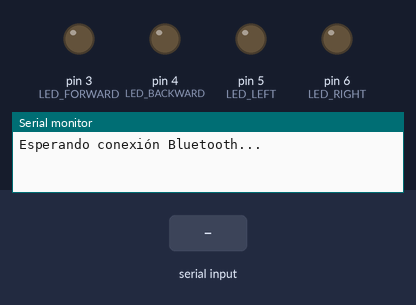
This sketch was run on a simulated Arduino Uno, built with avr-gcc and run on an emulated ATmega328P. On the bench: output pins drawn as LEDs (lit = HIGH), the last lines printed to the serial monitor. The test bench sets the inputs (shaded band).

Above: at 1.2 s.
1.3 s: "1" received over the second serial link
At 1.9 s:
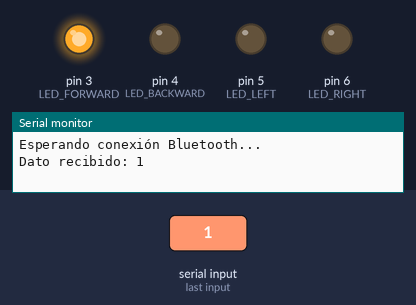
2.8 s: "2" received over the second serial link
At 3.1 s:
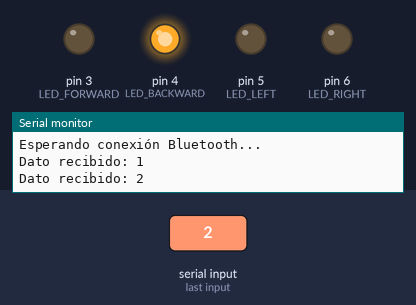
4.3 s: "3" received over the second serial link
At 5.4 s:
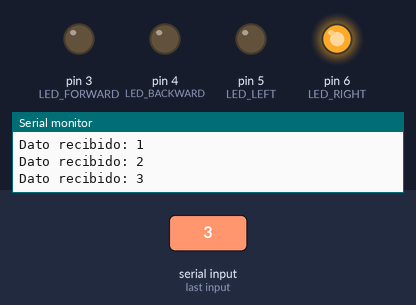
5.8 s: "4" received over the second serial link
At 6.6 s:
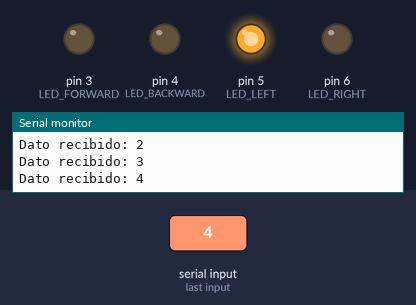
7.3 s: "0" received over the second serial link
At 7.7 s:
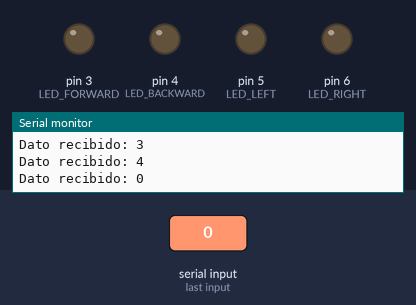
Timing chart, 0 to 9.8 s (numbered marks = the images above; inputs shaded):
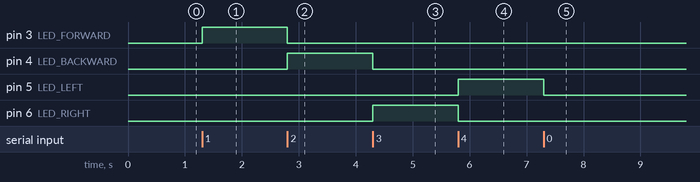

Measured:
- after the input at 1.3 s, pin 3 (LED_FORWARD): LOW → HIGH at once
- after the input at 2.8 s, pin 3 (LED_FORWARD): HIGH → LOW at once; pin 4 (LED_BACKWARD): LOW → HIGH at once
- after the input at 4.3 s, pin 4 (LED_BACKWARD): HIGH → LOW at once; pin 6 (LED_RIGHT): LOW → HIGH at once
- after the input at 5.8 s, pin 5 (LED_LEFT): LOW → HIGH at once; pin 6 (LED_RIGHT): HIGH → LOW at once
- after the input at 7.3 s, pin 5 (LED_LEFT): HIGH → LOW at once

The sketch:

Carrito.ino
```cpp
#include <SoftwareSerial.h>

SoftwareSerial bluetooth(0, 1); // RX, TX
const int LED_FORWARD=3;
const int LED_BACKWARD=4;
const int LED_LEFT=5;
const int LED_RIGHT=6;

void setup() {
  Serial.begin(9600);      // Inicializa la comunicación serie con el monitor serial
  bluetooth.begin(9600);   // Inicializa la comunicación serie con el módulo Bluetooth
  pinMode(LED_FORWARD,OUTPUT);
  pinMode(LED_BACKWARD,OUTPUT);
  pinMode(LED_LEFT,OUTPUT);
  pinMode(LED_RIGHT,OUTPUT);
  Serial.println("Esperando conexión Bluetooth...");
}

void loop() {
  // Espera hasta que haya datos disponibles para leer desde el módulo Bluetooth
  if (bluetooth.available()) {
    char data = bluetooth.read(); // Lee el dato recibido

    Serial.print("Dato recibido: ");
    Serial.println(data); // Muestra el dato recibido en el monitor serial
    switch(data){
       case '1':
           digitalWrite(LED_FORWARD,HIGH);
           digitalWrite(LED_BACKWARD,LOW);
           digitalWrite(LED_LEFT,LOW);
           digitalWrite(LED_RIGHT,LOW);
       break;
       case '2':
           digitalWrite(LED_FORWARD,LOW);
           digitalWrite(LED_BACKWARD,HIGH);
           digitalWrite(LED_LEFT,LOW);
           digitalWrite(LED_RIGHT,LOW);
       break;
       case '3':
           digitalWrite(LED_FORWARD,LOW);
           digitalWrite(LED_BACKWARD,LOW);
           digitalWrite(LED_LEFT,LOW);
           digitalWrite(LED_RIGHT,HIGH);
       break;
       case '4':
           digitalWrite(LED_FORWARD,LOW);
           digitalWrite(LED_BACKWARD,LOW);
           digitalWrite(LED_LEFT,HIGH);
           digitalWrite(LED_RIGHT,LOW);
       break;
       case '0':
           digitalWrite(LED_FORWARD,LOW);
           digitalWrite(LED_BACKWARD,LOW);
           digitalWrite(LED_LEFT,LOW);
           digitalWrite(LED_RIGHT,LOW);
       break;
    }
    delay(100);
  }
}
```
